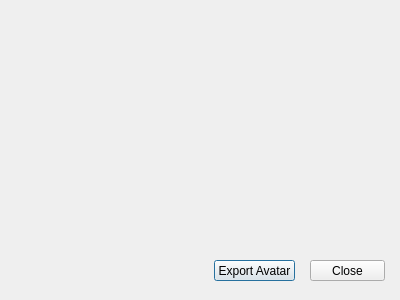
<?xml version="1.0" encoding="UTF-8"?>
<ui version="4.0">
 <class>Dialog</class>
 <widget class="QDialog" name="Dialog">
  <property name="geometry">
   <rect>
    <x>0</x>
    <y>0</y>
    <width>400</width>
    <height>300</height>
   </rect>
  </property>
  <property name="windowTitle">
   <string>Dialog</string>
  </property>
  <widget class="QPushButton" name="but_export">
   <property name="geometry">
    <rect>
     <x>214</x>
     <y>260</y>
     <width>81</width>
     <height>21</height>
    </rect>
   </property>
   <property name="text">
    <string>Export Avatar</string>
   </property>
  </widget>
  <widget class="QPushButton" name="but_close">
   <property name="geometry">
    <rect>
     <x>310</x>
     <y>260</y>
     <width>75</width>
     <height>21</height>
    </rect>
   </property>
   <property name="text">
    <string>Close</string>
   </property>
  </widget>
 </widget>
 <resources/>
 <connections/>
</ui>
